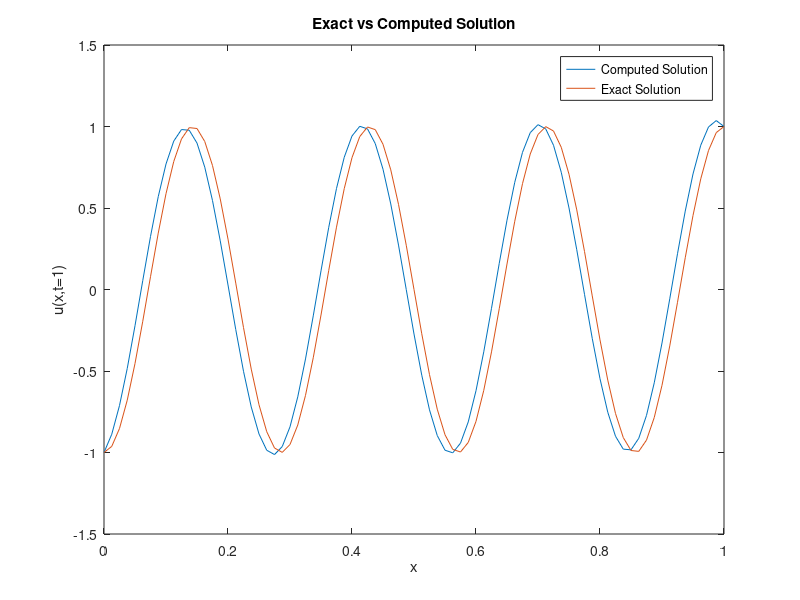
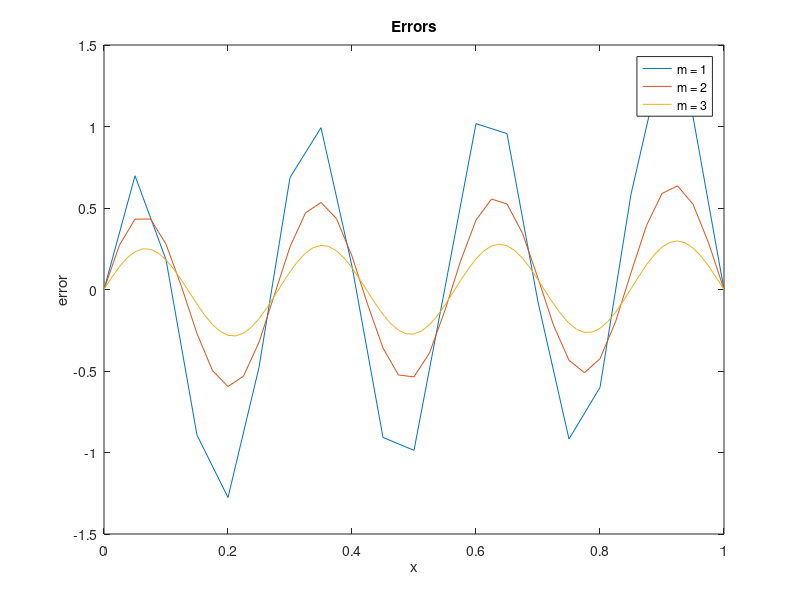

MATLAB code for these plots, in order:
%% Q2. 1D Forced Heat Equation - Manufactured Solutions (Trigonometric)
clear all; clc;

% Question 2
for m = 1:3
k = 2;
kappa = 0.1;
tfinal = 1.0;
a = 0; b = 1; % domain

Nx = 10 * 2^m; 
dx = (b - a) / Nx;
x = linspace(a,b,Nx+1)';      % grid points

% [b (i)]
kt = pi; kx = 7 * pi;

uexact = @(x,t) cos(kt * t) * cos(kx * x);
uexx = @(x,t) (-kx ^ 2) * cos(kx * x) * cos(kt * t);
uet = @(x,t) -kt * sin(kt * t) * cos(kx * x);
f = @(x,t) uet(x,t) - kappa * uexx(x,t);
ga = @(t) uexact(a,t);       % ga(t)   - BC
gb = @(t) uexact(b,t);       % gb(t)   - BC
uphi = @(x) uexact(x, 0);    % uphi(x) - IC

% Allocate space
un = zeros(Nx+1, 1);         % U_i^n
unp1 = zeros(Nx+1, 1);       % U_i^(n+1)
cfl = 0.25;                  % cfl parameter
dt = cfl * (dx^2) / kappa; 
Nt = round(tfinal / dt);     % Number of timesteps
dt = tfinal / Nt;            % adjust dt to reach tfinal


%  |-----------|-------------|----------|------------|  
% ia                                                 ib
ia = 1;        % index of bdry point @x = a
ib = Nx + 1;   % index of bdry point @x = b
i1 = ia + 1;   % first interior point
i2 = ib - 1;   % last interior point
I = i1:i2;     % I = i1, i1+1, i1+2, ... , i2

t = 0;
un = uphi(x);   % u_i^n = u

% start time stepping loop
for(n = 1: Nt)
    unp1(I) = un(I) + (kappa * dt / (dx ^ 2)) * (un(I+1) - 2*un(I) + un(I-1)) + dt*f(I*dx,t)';
    
    
    t = n * dt;
    
    unp1(ia) = ga(t);      % BC @ x = a
    unp1(ib) = gb(t);      % BC @ x = b
    un = unp1;             % set un <- unp1 for next step
      
end

% compute errors
ue = uexact(x,t);  % exact solution
errMax(m) = max(abs(un-ue));   % max norm error

% [Q1.(c)] Print Results 
fprintf('m = %1d t=%10.4e: Nx=%3d Nt=%4d dt=%9.3e maxErr=%8.2e', m, t,Nx,Nt,dt,errMax(m));

if(m == 1) fprintf('\n');
else fprintf(' ratio=%8.2e, rate=%4.2f\n',errMax(m-1)/errMax(m),...
log2(errMax(m-1)/errMax(m)));
end


% [Q1.(d)]
figure(1)
if (m == 3)   
    % Plot exact vs computed solution
    plot(x, un)  % Plot computed solution
    hold on
    plot(x, ue)  % Plot exact solution
    legend('Computed Solution', 'Exact Solution')
    xlabel('x')
    ylabel('u(x,t=1)')
    title('Exact vs Computed Solution')
    hold off   
end

% All errors on one graph
figure(2)
plot(x, un-ue)
%legend('m=1','','')
hold on
%

end

figure(2)
legend('m = 1','m = 2','m = 3')
title('Errors')
xlabel('x')
ylabel('error')

